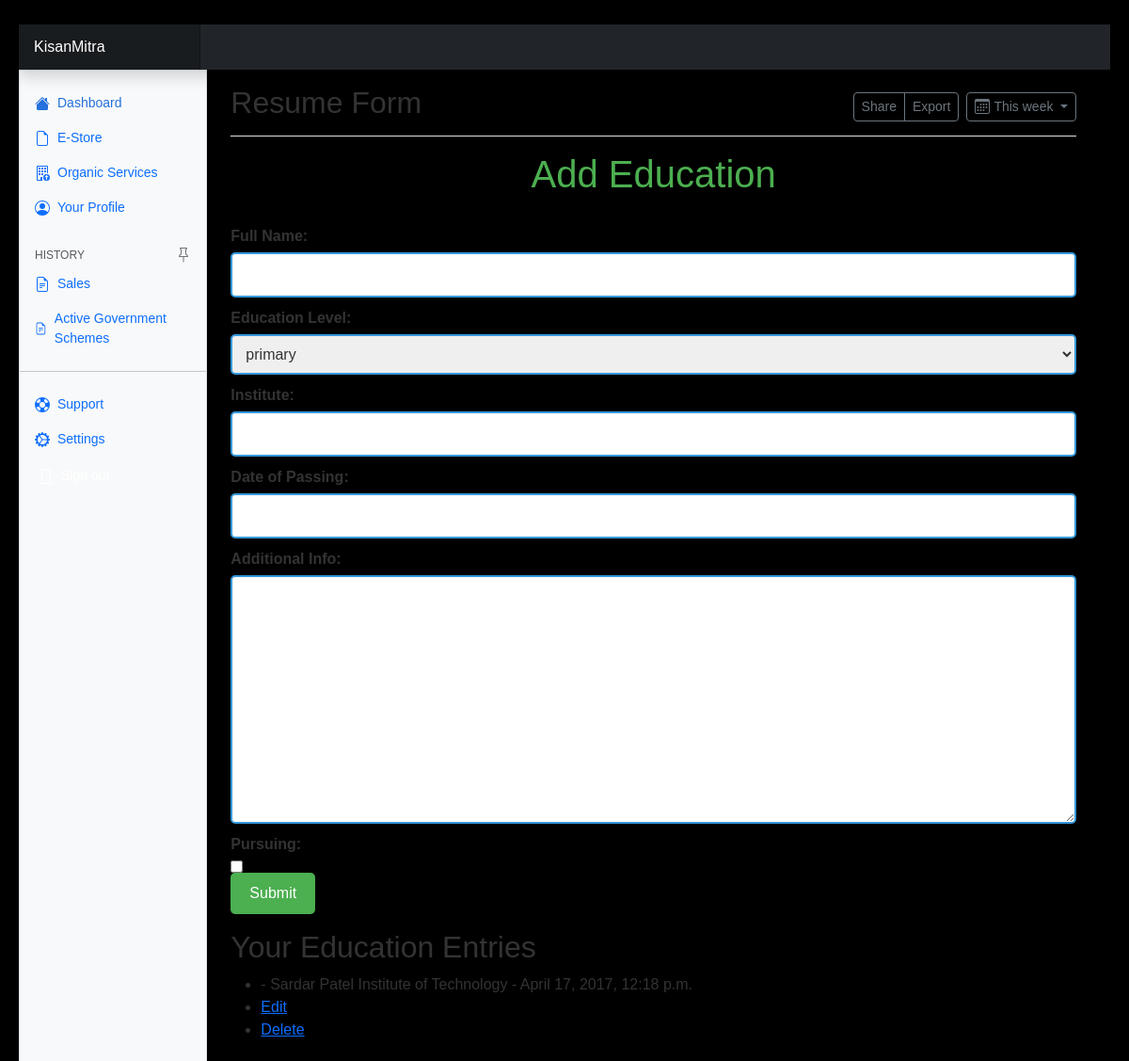
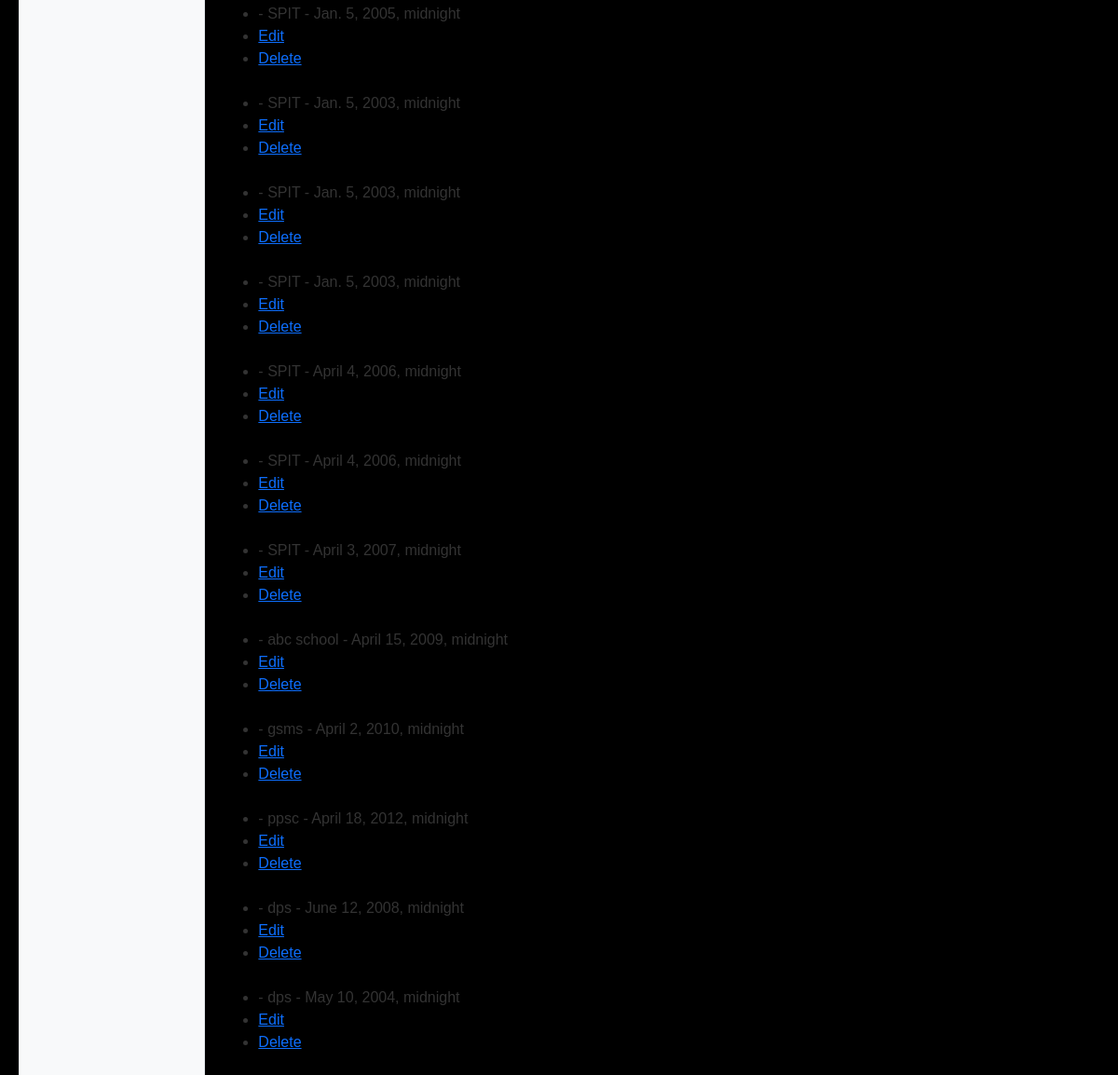
/qualities/add_education/ (signed in), run on the app's committed database (2 pictures, top to bottom).
### qualities/models.py (models this page shows, shortened)
class Education(models.Model):
    unique_id = models.UUIDField(default=uuid.uuid4, editable=False, unique=True)
    candidate = models.ForeignKey(User, verbose_name='Candidate', on_delete=models.CASCADE)
    primary = 'primary'
    middle_school = 'middle_school'
    high_school = 'high_school'
    higher_secondary =  'higher_secondary'
    graduation = 'graduation'
    post_graduation = 'post_graduation'
    doctorate = 'doctorate'
    post_doctorate = 'post_doctorate'
    diploma = 'diploma'
    course = 'course'
    other = 'other'
    EDUCATION_LEVEL_CHOICES = [
        (primary, 'primary'),
        (middle_school, 'middle_school'),
        (high_school, 'high_school'),
        (higher_secondary,  'higher_secondary'),
        (graduation, 'graduation'),
        (post_graduation, 'post_graduation'),
        (doctorate, 'doctorate'),
        (post_doctorate, 'post_doctorate'),
        (diploma, 'diploma'),
        (course, 'course'),
        (other, 'other'),
    ]
    education_level = models.CharField(verbose_name='Level', max_length=20, choices=EDUCATION_LEVEL_CHOICES)
    institute = models.CharField(verbose_name='Institute', max_length=150,)
    additional_info = models.TextField(verbose_name='Additional Info', null=True, blank=True)
    date_of_passing = models.DateTimeField(verbose_name='Date of Passing', null=True)
    pursuing = models.BooleanField(verbose_name='Pursuing', default=False)

### qualities/views.py (the view)
# urls.py: path('add_education/', views.add_education, name='add_education'),
@login_required(login_url='accounts:login')
def add_education(request):
    if request.method == 'POST':
        form = EducationForm(request.POST)
        if form.is_valid():
            education = form.save(commit=False)
            education.candidate = request.user
            education.save()
            return redirect('qualities:add_education')  # Redirect back to the same page
    else:
        form = EducationForm()
    user_educations = Education.objects.filter(candidate=request.user)
    education_level_choices = [choice[1] for choice in Education.EDUCATION_LEVEL_CHOICES]
    context = {
        'form': form,
        'education_level_choices': education_level_choices,
        'user_educations': user_educations
    }
    return render(request, 'qualities/add_education.html', context)

### qualities/forms.py
class EducationForm(forms.ModelForm):
    full_name = forms.CharField(label='Full Name', max_length=100)
    education_level = forms.ChoiceField(label='Education Level', choices=Education.EDUCATION_LEVEL_CHOICES)
    date_of_passing = forms.DateField(label='Date of Passing', widget=forms.TextInput(attrs={'class': 'datepicker'}))
    additional_info = forms.CharField(label='Additional Info', widget=forms.Textarea)
    pursuing = forms.BooleanField(label='Pursuing', required=False)  # Add this line
    class Meta:
        model = Education
        fields = ['full_name', 'institute', 'date_of_passing', 'additional_info', 'pursuing']  # Include the pursuing field

### qualities/templates/qualities/add_education.html (shortened to what this page needs)
{% extends 'boiler.html' %}
{% block page_contents %}
{% load widget_tweaks %}
<!DOCTYPE html>
<html lang="en">
<head>
    <main class="col-md-9 ms-sm-auto col-lg-10 px-md-4">
        <div
          class="d-flex justify-content-between flex-wrap flex-md-nowrap align-items-center pt-3 pb-2 mb-3 border-bottom"
        >
        <h1 class="h2">Resume Form</h1>
          <div class="btn-toolbar mb-2 mb-md-0">
            <div class="btn-group me-2">
              <button type="button" class="btn btn-sm btn-outline-secondary">
                Share
              </button>
              <button type="button" class="btn btn-sm btn-outline-secondary">
                Export
              </button>
            </div>
            <button
              type="button"
              class="btn btn-sm btn-outline-secondary dropdown-toggle d-flex align-items-center gap-1"
            >
              <svg class="bi"><use xlink:href="#calendar3"></use></svg>
              This week
            </button>
          </div>
        </div>
    <link rel="stylesheet" href="https://code.jquery.com/ui/1.12.1/themes/base/jquery-ui.css">
    {% load widget_tweaks %}
</head>
<body>
    <h1>Add Education</h1>
    <form method="post">
        <div class="field-wrapper">
            <label for="id_full_name">Full Name:</label>
            {% render_field form.full_name class="name" %}
        </div>
        <div class="field-wrapper">
            <label for="id_education_level">Education Level:</label>
            {% render_field form.education_level class="name" %}
        </div>
        <div class="field-wrapper">
            <label for="id_institute">Institute:</label>
            {% render_field form.institute class="name" %}
        </div>
        <div class="field-wrapper">
            <label for="id_date_of_passing">Date of Passing:</label>
            {% render_field form.date_of_passing class="datepicker-year name" %}
        </div>
        <div class="field-wrapper">
            <label for="id_additional_info">Additional Info:</label>
            {% render_field form.additional_info class="name" %}
        </div>
        <div class="field-wrapper">
            <label for="id_pursuing">Pursuing:</label>
            <input type="checkbox" id="id_pursuing" name="pursuing" {% if form.pursuing.value %}checked{% endif %}><br>
        </div>
        <button type="submit" class="name">Submit</button>
    </form>
    <h2>Your Education Entries</h2>
    <ul>
        {% for education in user_educations %}
            <li>{{ education.full_name }} - {{ education.institute }} - {{ education.date_of_passing }}</li>
            <li><a href="{% url 'qualities:edit_education' education.id %}">Edit</a></li>
            <li><a href="{% url 'qualities:delete_education' education.id %}">Delete</a></li>
            <br>
        {% empty %}
            <li>No education entries found.</li>
        {% endfor %}
    </ul>
</body>
</html>
{% endblock %}

### frontend/templates/boiler.html (shortened to what this page needs)
{% load static %}
<html lang="en" data-bs-theme="dark">
  <head>
    <link
      rel="stylesheet"
      href="https://cdn.jsdelivr.net/npm/@docsearch/css@3"
    />
    <link
      href="{% static 'dist/css/bootstrap.min.css' %}"
      rel="stylesheet"
    />
    <link
      href="https://cdn.jsdelivr.net/npm/bootstrap-icons@1.10.5/font/bootstrap-icons.min.css"
      rel="stylesheet"
    />
    <link href="{% static 'dashboards/dashboard.css' %}" rel="stylesheet" />
  </head>
  <body>
    <header
      class="navbar sticky-top bg-dark flex-md-nowrap p-0 shadow"
      data-bs-theme="dark"
    >
      <a
        class="navbar-brand col-md-3 col-lg-2 me-0 px-3 fs-6 text-white"
        href="#"
        >KisanMitra</a
      >
    </header>
    <div class="container-fluid">
      <div class="row">
        <div
          class="sidebar border border-right col-md-3 col-lg-2 p-0 bg-body-tertiary"
        >
          <div
            class="offcanvas-md offcanvas-end bg-body-tertiary"
            tabindex="-1"
            id="sidebarMenu"
            aria-labelledby="sidebarMenuLabel"
          >
            <div
              class="offcanvas-body d-md-flex flex-column p-0 pt-lg-3 overflow-y-auto"
            >
              <ul class="nav flex-column">
                <li class="nav-item">
                  <a
                    class="nav-link d-flex align-items-center gap-2 active"
                    aria-current="page"
                    href="#"
                    onclick="window.location.href='/dashboard.html'"
                  >
                    <svg class="bi"><use xlink:href="#house-fill"></use></svg>
                    Dashboard
                  </a>
                </li>
                <li class="nav-item">
                  <a class="nav-link d-flex align-items-center gap-2" href="/estore">
                    <svg class="bi"><use xlink:href="#file-earmark"></use></svg>
                    E-Store
                  </a>
                </li>
                <li class="nav-item">
                  <a class="nav-link d-flex align-items-center gap-2" href="organicservice">
                    Organic Services
                  </a>
                </li>
                <li class="nav-item">
                  <a class="nav-link d-flex align-items-center gap-2" href="#" onclick="window.location.href='/profile.html'">
                      Your Profile
                  </a>
              </li>
              </ul>
              <h6
                class="sidebar-heading d-flex justify-content-between align-items-center px-3 mt-4 mb-1 text-body-secondary text-uppercase"
              >
                <span>History</span>
                <a
                  class="link-secondary"
                  href="#"
                  aria-label="Add a new report"
                >
                </a>
              </h6>
              <ul class="nav flex-column mb-auto">
                <li class="nav-item">
                  <a class="nav-link d-flex align-items-center gap-2" href="#">
                    <svg class="bi">
                      <use xlink:href="#file-earmark-text"></use>
                    </svg>
                    Sales
                  </a>
                </li>
                <li class="nav-item">
                  <a class="nav-link d-flex align-items-center gap-2" href="subsidy.html">
                    <svg class="bi">
                      <use xlink:href="#file-earmark-text"></use>
                    </svg>
                    Active Government Schemes
                  </a>
                </li>
              </ul>
              <hr class="my-3" />
              <ul class="nav flex-column mb-auto">
                <li class="nav-item">
                  <a class="nav-link d-flex align-items-center gap-2" href="#">
                    Support
                  </a>
              <ul class="nav flex-column mb-auto">
                <li class="nav-item">
                  <a class="nav-link d-flex align-items-center gap-2" href="#">
                    <svg class="bi">
                      <use xlink:href="#gear-wide-connected"></use>
                    </svg>
                    Settings
                  </a>
                  <li class="nav-item">
<form id="sign-out-form" method="POST" action="{% url 'home' %}">
  <button type="submit" class="nav-link d-flex align-items-center gap-2" style="border: none; background: none;">
    <svg class="bi"><use xlink:href="#door-closed"></use></svg>
  </button>
</form>
                </li>
              </ul>
            </div>
          </div>
        </div>
        <body style="padding-top: 1rem; ">
            <div class="container-fluid">
                {% block page_contents %}
                {% endblock %}
            </div>
        </body>
  </body>
</html>

### assets/dashboards/dashboard.css (style rules this page uses)
.bi { display: inline-block; width: 1rem; height: 1rem; }
.sidebar .nav-link { font-size: .875rem; font-weight: 500; }
.sidebar .nav-link.active { color: #2470dc; }
.sidebar-heading { font-size: .75rem; }
.navbar-brand { padding-top: .75rem; padding-bottom: .75rem; background-color: rgba(0, 0, 0, .25); box-shadow: inset -1px 0 0 rgba(0, 0, 0, .25); }

### frontend/templates/boiler.html (style rules this page uses)
.bi { vertical-align: -0.125em; fill: currentColor; }
.sidebar { position: fixed; height : 100%; }
body { margin: 10; padding: 10; font-family: Arial, sans-serif; background-color: black; color: #333; }

### qualities/templates/qualities/add_education.html (style rules this page uses)
label { font-weight: bold; display: block; margin-bottom: 5px; }
input[type="text"], textarea, select { border: 2px solid #3498db; border-radius: 5px; padding: 10px; font-size: 16px; color: #333; width: 100%; box-sizing: border-box; transition: border-color 0.3s ease; margin-bottom: 10px; }
button[type="submit"] { background-color: #4caf50; color: white; padding: 10px 20px; border: none; border-radius: 5px; cursor: pointer; font-size: 16px; transition: background-color 0.3s ease; }
h1 { font-family: 'Arial', sans-serif; color: #4CAF50; text-align: center; margin-bottom: 30px; text-shadow: 2px 2px 4px rgba(0,0,0,0.3); }

### data on the page
Education: institute "Sardar Patel Institute of Technology", date_of_passing "April 17, 2017, 12:18 p.m."
Education: institute "SPIT", date_of_passing "Jan. 5, 2005, midnight"
Education: institute "SPIT", date_of_passing "Jan. 5, 2003, midnight"
Education: institute "SPIT", date_of_passing "Jan. 5, 2003, midnight"
Education: institute "SPIT", date_of_passing "Jan. 5, 2003, midnight"
Education: institute "SPIT", date_of_passing "April 4, 2006, midnight"
Education: institute "SPIT", date_of_passing "April 4, 2006, midnight"
Education: institute "SPIT", date_of_passing "April 3, 2007, midnight"
Education: institute "abc school", date_of_passing "April 15, 2009, midnight"
Education: institute "gsms", date_of_passing "April 2, 2010, midnight"
Education: institute "ppsc", date_of_passing "April 18, 2012, midnight"
Education: institute "dps", date_of_passing "June 12, 2008, midnight"
Education: institute "dps", date_of_passing "May 10, 2004, midnight"
